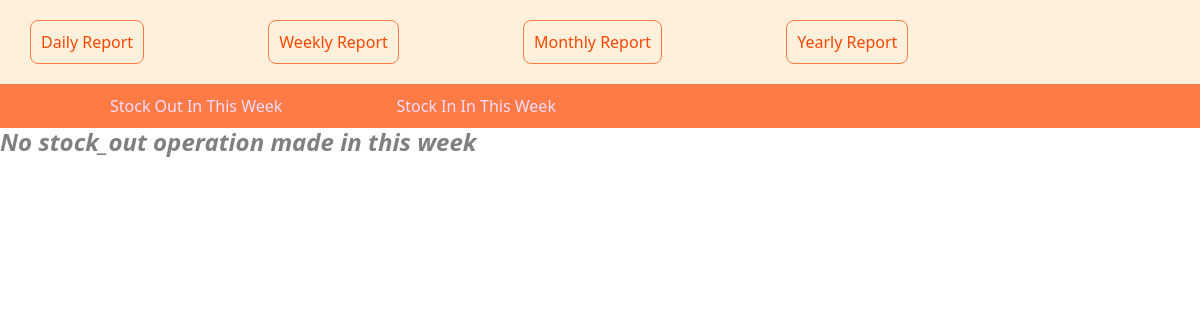
Before: /stock_out_week.php with the older database file.
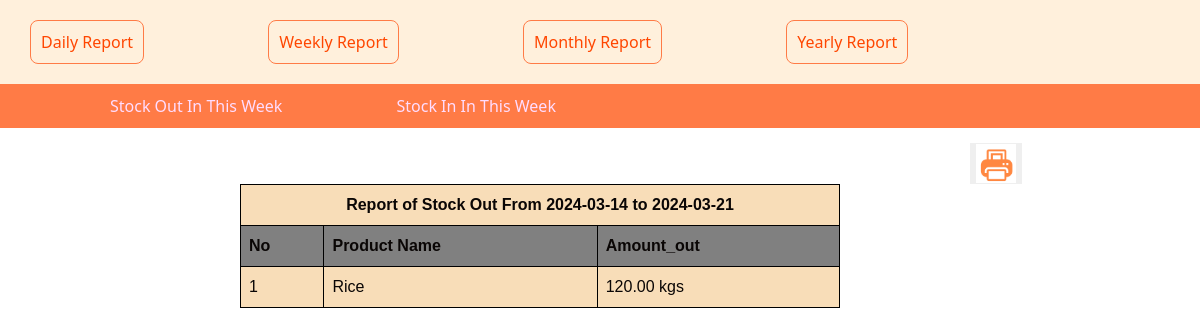
After: the same page with the newer database file.
### tables this page shows
CREATE TABLE `stock_out` (
  `id` int(11) NOT NULL,
  `pro_id` int(11) NOT NULL,
  `amount_out` decimal(13,2) NOT NULL,
  `out_date` date NOT NULL,
  `reason` text NOT NULL,
  `period_of_use` varchar(255) NOT NULL
);

CREATE TABLE `products` (
  `pro_id` int(11) NOT NULL,
  `product_name` varchar(200) NOT NULL,
  `Quantity` decimal(13,2) NOT NULL,
  `qnty_measures` varchar(50) NOT NULL DEFAULT 'kgs'
);

### stock_out_week.php (the view, shortened to what this page needs)
<?php
include'weekly.php';
?>
<!DOCTYPE html>
<html>
<head>
	<link rel="stylesheet" type="text/css" href="bootstrap.css">
	<link rel="stylesheet" href="styles/stock_out_week.css">
</head>
<body>
	<?php
	$from=date('Y-m-d',strtotime('-1 week'));
	$to=date('Y-m-d');
	$no=1;
	$select=mysqli_query($con,"select products.*,stock_out.*,sum(amount_out) as total_amount_out from products,stock_out where stock_out.out_date between '$from' and '$to' and products.pro_id=stock_out.pro_id group by (stock_out.pro_id)");
	if(mysqli_num_rows($select)>0){
		?>
		<button onclick="window.print()" class="print-btn"><img class="img" src="images/print2.PNG"></button><br>
			<table class="table table-bordered table-css">
			<tr style="text-align:center"><th colspan="6">
				Report of Stock Out From <?php echo $from .' to '.$to;?></th></tr>
		<tr style="background-color:gray">
		<th>No</th>
		<th>Product Name</th>
		<th>Amount_out</th>
	</tr>
<?php
	while($fetch=mysqli_fetch_array($select)){
		?>
		<tr>
			<td><?php echo $no;?></td>
			<td><?php echo $fetch['product_name'];?></td>
			<td><?php echo $fetch['total_amount_out']." ".$fetch['qnty_measures'];?></td>
		</tr>
		<?php
		$no++;
	}
}
else{
     echo"<h4 style='color:gray'><b><i>No stock_out operation made in this week</i><b></h4>";
}
	?>
	</table>
</body>
</html>

Changed rows visible on the page:
added stock_out: pro.product_name "Rice", total_amount_out "120.00", pro.qnty_measures "kgs"
Other visible differences:
$from: (not shown) → "2024-03-14"
$to: (not shown) → "2024-03-21"
text no longer shown: "No stock_out operation made in this week"
text now shown: "Report of Stock Out From to No Product Name Amount_out"
